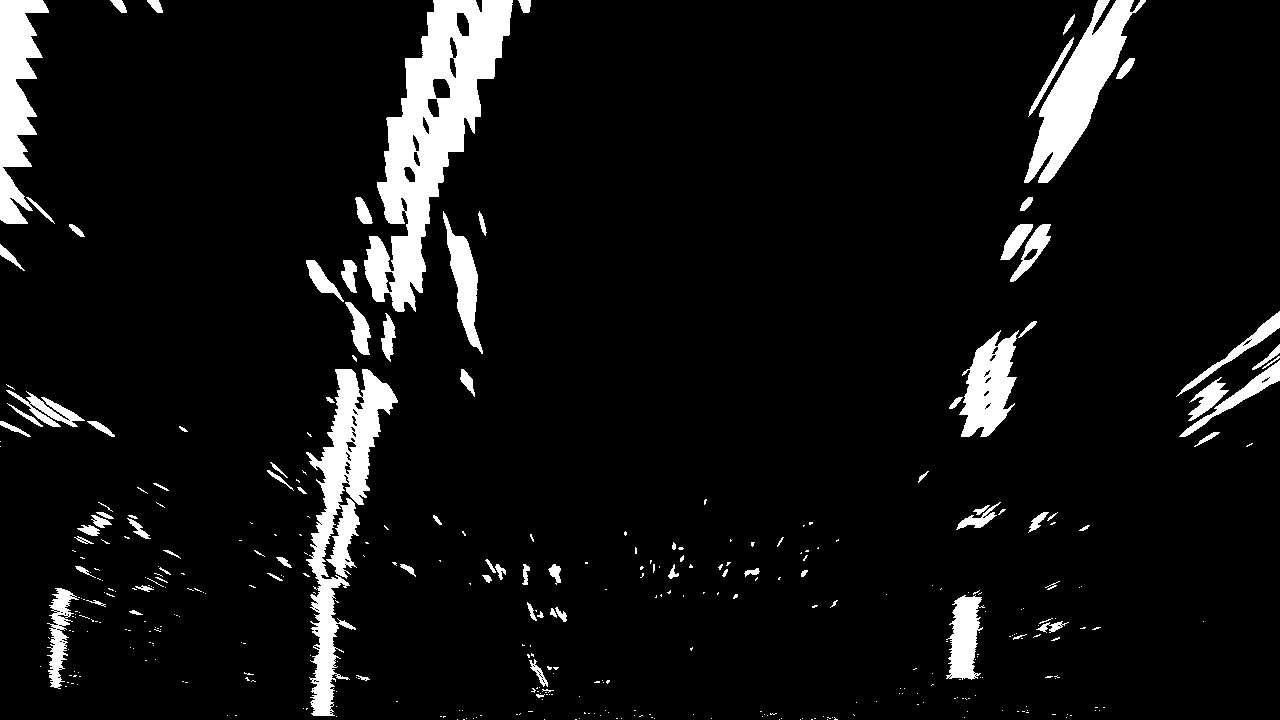
#> input picture ex04_advanced_computer_vision/warped_example.jpg, 1280 x 720 px
$ jupyter execute --allow-errors Advanced_Computer_Vision.ipynb   (older library calls are emulated)
#> lines starting #> are read from the running program, lines starting #| are printed output that depends on the picture; after the words box and inside, x2 and y2 are one past the last pixel; in counts of white or black regions, pixels touching at a corner belong together
### Project Steps

#### Steps we’ve covered so far:

1. Camera calibration
2. Distortion correction
3. Color/gradient threshold
4. Perspective transform

#### After doing these steps, you’ll be given two additional steps for the project:

5. Detect lane lines
6. Determine the lane curvature

### 1.Processing Each Image

In the project at the end of this module, the first thing you'll do is to compute the camera calibration matrix and distortion coefficients. You `only need to compute these once, and then you'll apply them to undistort each new frame`. Next, you'll apply thresholds to create a binary image and then apply a perspective transform.

#### Thresholding
You'll want to try out various combinations of color and gradient thresholds to generate a binary image where the lane lines are clearly visible. There's more than one way to achieve a good result, but for example, given the image above, the output you're going for should look something like this:

#### Perspective Transform
Next, you want to identify `four source points` for your perspective transform. In this case, you can assume the road is a flat plane. This isn't strictly true, but it can serve as an approximation for this project. You would like to pick four points in a trapezoidal shape (similar to region masking) that would represent a rectangle when looking down on the road from above.

The easiest way to do this is to investigate an image where the lane lines are straight, and find four points lying along the lines that, after perspective transform, make the lines look straight and vertical from a bird's eye view perspective.

#### Here's an example of the result you are going for with straight lane lines:

#### Now for curved lines
Those same four source points will now work to transform any image (again, under the assumption that the road is flat and the camera perspective hasn't changed). When applying the transform to new images, the test of whether or not you got the transform correct, is that the lane lines should appear parallel in the warped images, whether they are straight or curved.

Here's an example of applying a perspective transform to your thresholded binary image, using the same source and destination points as above, showing that the curved lines are (more or less) parallel in the transformed image:

### 2.Finding the Lines: Histogram Peaks

#### Locate the Lane Lines

You now have a thresholded warped image and you're ready to map out the lane lines! There are many ways you could go about this, but here's one example of how you might do it:

#### Line Finding Method: Peaks in a Histogram

After applying calibration, thresholding, and a perspective transform to a road image, you should have a binary image where the lane lines stand out clearly. However, you still need to decide explicitly which pixels are part of the lines and which belong to the left line and which belong to the right line.

Plotting a histogram of where the binary activations occur across the image is one potential solution for this. In the quiz below, let's take a couple quick steps to create our histogram!

#### axis = 0表示对最外层[]里的最大单位块做块与块之间的运算,同时移除最外层[]
#### axis= 1表示对第二外层[]里的最大单位块做块与块之间的运算,同时移除第二外层[]
histogram = np.sum(bottom_half, axis=0)

[cell 1]
import numpy as np
import matplotlib.image as mpimg
import matplotlib.pyplot as plt
from IPython.display import HTML

[cell 2]
# Load our image
# `mpimg.imread` will load .jpg as 0-255, so normalize back to 0-1
img = mpimg.imread('warped_example.jpg')/255

def hist(img):
    # TO-DO: Grab only the bottom half of the image
    # Lane lines are likely to be mostly vertical nearest to the car
#     bottom_half = img[img.shape[0]//2:]
    bottom_half = img[img.shape[0]//2:,:]
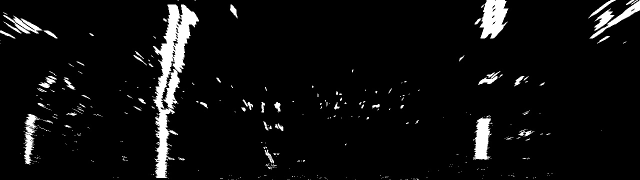
#> bottom_half: shape (360, 1280) float64 (shown at 1/2 size); min 0, max 1, mean 0.0563
#     print(bottom_half.shape)
#     print(type(img))
    # TO-DO: Sum across image pixels vertically - make sure to set `axis`
    # i.e. the highest areas of vertical lines should be larger values
    histogram = np.sum(bottom_half, axis=0)
#> histogram = 1280 values, max 244.9 at index 327, min 0 at index 208, mean 20.28
    print(histogram.shape)
#| (1280,)
    return histogram

# Create histogram of image binary activations
histogram = hist(img)

print(histogram)
#> (printed output is left out)
# Visualize the resulting histogram
plt.plot(histogram)
#> (this line was passed over: IPython is not available in this run)

#### Sliding Window
With this histogram we are adding up the pixel values along each column in the image. In our thresholded binary image, pixels are either 0 or 1, so the two most prominent peaks in this histogram will be good indicators of the x-position of the base of the lane lines. We can use that as a starting point for where to search for the lines. From that point, we can use a sliding window, placed around the line centers, to find and follow the lines up to the top of the frame.

[cell 3]
HTML("""
<video width="960" height="540" controls>
  <source src="{0}">
</video>
""".format("./video/sliding_window.mp4"))

### 3.Finding the Lines: Sliding Window

#### Implement Sliding Windows and Fit a Polynomial(adj.多项式的;多词学名的n.多项式;多词学名)

As shown in the previous animation, we can use the two highest peaks from our histogram as a starting point for determining where the lane lines are, and then use sliding windows moving upward in the image (further along the road) to determine where the lane lines go.

#### Split the histogram for the two lines
The first step we'll take is to split the histogram into two sides, one for each lane line.

[cell 4]
import numpy as np
import cv2
import matplotlib.pyplot as plt

# Assuming you have created a warped binary image called "binary_warped"
# Take a histogram of the bottom half of the image
#> (the rest of this cell did not finish here and is left out)

>numpy.argmax(a, axis=None, out=None)
返回沿轴axis最大值的索引。

Note that in the above, we also create out_img to help with visualizing our output later on.

#### Set up windows and window hyperparameters
Our next step is to set a few hyperparameters related to our sliding windows, and set them up to iterate across the binary activations in the image. We have some base hyperparameters below, but don't forget to try out different values in your own implementation to see what works best!

[cell 5]
# HYPERPARAMETERS
# Choose the number of sliding windows
nwindows = 9
# Set the width of the windows +/- margin
margin = 100
# Set minimum number of pixels found to recenter window
minpix = 50

# Set height of windows - based on nwindows above and image shape
#> (the rest of this cell did not finish here and is left out)

[cell 6]
a = np.array([[0,0,3],[0,1,0],[0,0,9]])
[0, 1, 2]

b1 = np.nonzero(a)
print(b1)
print("================")
a = np.array([[0,0,3],[0,0,0],[0,0,9],[0,6,0],[8,6,0]])
b2 = np.nonzero(a)
print(b2)
# [0, 2, 3, 4, 4]
# [2, 2, 1, 0, 1]
c = np.dstack((b2[0], b2[1]))
print(c.shape)
print(c)
c = c.reshape(c.shape[1], c.shape[2])
print("========c.reshpaed:")
print(c)
print("========np.squeeze()")
c = np.squeeze(c)
print(c)
print(c.shape)
print("================")
a1 = np.array([1,2,3])
c1 = np.dstack((a1, a1))
print(c1)

[cell 7]
[0, 2, 3, 4, 4]
[2, 2, 1, 0, 1]
a = np.array([[0, 2, 3, 4, 4],
              [1, 1, 3, 4, 4],
              [4, 1, 3, 4, 4],
              [2, 2, 1, 0, 1],
              [3, 3, 1, 0, 1]])

# print(a)
index = np.where((a[:,0]>0)&(a[:,0]<4)&(a[:,1]>2))
b = a[index]
print("========")
print(index)
print(b)

**Iterate through `nwindows` to track curvature**
Now that we've set up what the windows look like and have a starting point, we'll want to loop for `nwindows`, with the given window sliding left or right if it finds the mean position of activated pixels within the window to have shifted.

You'll implement this part in the quiz below, but here's a few steps to get you started:

1. Loop through each window in nwindows
2. Find the boundaries of our current window. This is based on a combination of the current window's starting point (leftx_current and rightx_current), as well as the margin you set in the hyperparameters.
3. Use `cv2.rectangle` to draw these window boundaries onto our visualization image out_img. This is required for the quiz, but you can skip this step in practice if you don't need to visualize where the windows are.
4. Now that we know the boundaries of our window, find out which activated pixels from nonzeroy and nonzerox above actually fall into the window.
5. Append these to our lists left_lane_inds and right_lane_inds.
6. If the number of pixels you found in Step 4 are greater than your hyperparameter `minpix`, re-center our window (i.e. `leftx_current` or `rightx_current`) based on the mean position of these pixels.

#### Fit a polynomial
Now that we have found all our pixels belonging to each line through the sliding window method, it's time to fit a polynomial to the line. First, we have a couple small steps to ready our pixels.

#> (a cell that did not finish here is left out)

>numpy.concatenate((a1,a2,...), axis=0)函数。能够一次完成多个数组的拼接。

We'll let you implement the function for the polynomial in the quiz below using `np.polyfit`.
> `np.polyfit`最小二乘法多项式拟合曲线

#> (a cell that did not finish here is left out)

>numpy.linspace(start, stop, num=50, endpoint=True, retstep=False, dtype=None)
在指定的间隔内返回均匀间隔的数字。返回num均匀分布的样本，在[start, stop]。

Take note of how we fit the lines above - while normally you calculate a y-value for a given x, here we do the opposite. Why? Because we expect our lane lines to be (mostly) vertically-oriented.

#### Visualization
Once you reach this point, you're done! But here is how you can visualize the result as well:

#> (a cell that did not finish here is left out)

#### Quiz
In the below quiz, implement the following (see TO-DO's):

* Steps 2, 4 and 6 from above within the `for` loop in `find_lane_pixels()` - find the window boundaries, find all pixels within those boundaries, and if there are more than `minpix`, slide the window over to the mean of these pixels.
* Fit a polynomial to all the relevant pixels you've found in your sliding windows in `fit_polynomial()`.

[cell 11]
left_lane_inds_global = []
right_lane_inds_global = []

[cell 12]
import numpy as np
import matplotlib.image as mpimg
import matplotlib.pyplot as plt
import cv2

# Load our image
binary_warped = mpimg.imread('warped_example.jpg')
#> binary_warped is the input picture: shape (720, 1280); min 0, max 255, mean 18.5
# binary_warped = mpimg.imread('warped_test5.png')
# binary_warped = cv2.cvtColor(binary_warped,cv2.COLOR_RGB2GRAY)
def find_lane_pixels(binary_warped):
    # Take a histogram of the bottom half of the image
    histogram = np.sum(binary_warped[binary_warped.shape[0]//2:,:], axis=0)
#> histogram = 1280 values, max 62445 at index 327, min 0 at index 208, mean 5170.2
    # Create an output image to draw on and visualize the result
    out_img = np.dstack((binary_warped, binary_warped, binary_warped))
    # Find the peak of the left and right halves of the histogram
    # These will be the starting point for the left and right lines
    midpoint = np.int(histogram.shape[0]//2)
    leftx_base = np.argmax(histogram[:midpoint])
#> leftx_base = 327
    rightx_base = np.argmax(histogram[midpoint:]) + midpoint
#> rightx_base = 971

    # HYPERPARAMETERS
    # Choose the number of sliding windows
    nwindows = 9
    # Set the width of the windows +/- margin
    margin = 100
    # Set minimum number of pixels found to recenter window
    minpix = 50

    # Set height of windows - based on nwindows above and image shape
    window_height = np.int(binary_warped.shape[0]//nwindows)
    # Identify the x and y positions of all nonzero pixels in the image
    nonzero = binary_warped.nonzero()
#> nonzero = 89486 positions, rows 0 to 719, columns 0 to 1279
    nonzeroy = np.array(nonzero[0])
    nonzerox = np.array(nonzero[1])
    # Current positions to be updated later for each window in nwindows
    leftx_current = leftx_base
#> leftx_current = 327
    rightx_current = rightx_base
#> rightx_current = 971

# [8 lines of commented-out code are left out]
    left_lane_inds = []
    right_lane_inds = []

    # Step through the windows one by one
    for window in range(nwindows):
        # Identify window boundaries in x and y (and right and left)
        win_y_low = binary_warped.shape[0] - (window+1)*window_height
        win_y_high = binary_warped.shape[0] - window*window_height
        ### TO-DO: Find the four below boundaries of the window ###
        win_xleft_low = leftx_current - margin  # Update this
        win_xleft_high = leftx_current + margin # Update this
        win_xright_low = rightx_current - margin  # Update this
        win_xright_high = rightx_current + margin  # Update this

        # Draw the windows on the visualization image
        cv2.rectangle(out_img,(win_xleft_low,win_y_low),
        (win_xleft_high,win_y_high),(0,255,0), 2)
        cv2.rectangle(out_img,(win_xright_low,win_y_low),
        (win_xright_high,win_y_high),(0,255,0), 2)

        ### TO-DO: Identify the nonzero pixels in x and y within the window ###
#         print("========win_y_low:%d, win_y_high:%d,win_xleft_low:%d, win_xleft_high:%d}"
#               %(win_y_low,win_y_high,win_xleft_low,win_xleft_high))

        good_left_inds = (np.where((nonzeroy >= win_y_low) & (nonzeroy <= win_y_high)\
                          &(nonzerox >= win_xleft_low)&(nonzerox <= win_xleft_high)))[0]

        good_right_inds = (np.where((nonzeroy >= win_y_low) & (nonzeroy <= win_y_high)\
                          &(nonzerox >= win_xright_low)&(nonzerox <= win_xright_high)))[0]

# [18 lines of commented-out code are left out]
        left_lane_inds.append(good_left_inds)
        right_lane_inds.append(good_right_inds)

#         print("========left_lane_inds0:")
#         print(left_lane_inds)
#         print(len(left_lane_inds))

        ### TO-DO: If you found > minpix pixels, recenter next window ###
        ### (`right` or `leftx_current`) on their mean position ###
        if(len(good_left_inds) > minpix ):
            leftx_current = np.int(np.mean(nonzerox[good_left_inds]))
#             print("========leftx_current:{}".format(leftx_current))

        if(len(good_right_inds) > minpix):
            rightx_current = np.int(np.mean(nonzerox[good_right_inds]))
#> this loop made 9 passes
#> (win_xleft_low, win_xleft_high, win_xright_low, win_xright_high, leftx_current, rightx_current) on passes 1 to 8: (227, 427, 871, 1071, 319, 968), (219, 419, 868, 1068, 327, 989), (227, 427, 889, 1089, 329, 1003), (229, 429, 903, 1103, 344, 976), (244, 444, 876, 1076, 366, 992), (266, 466, 892, 1092, 392, 1021), (292, 492, 921, 1121, 411, 1035), (311, 511, 935, 1135, 432, 1063)
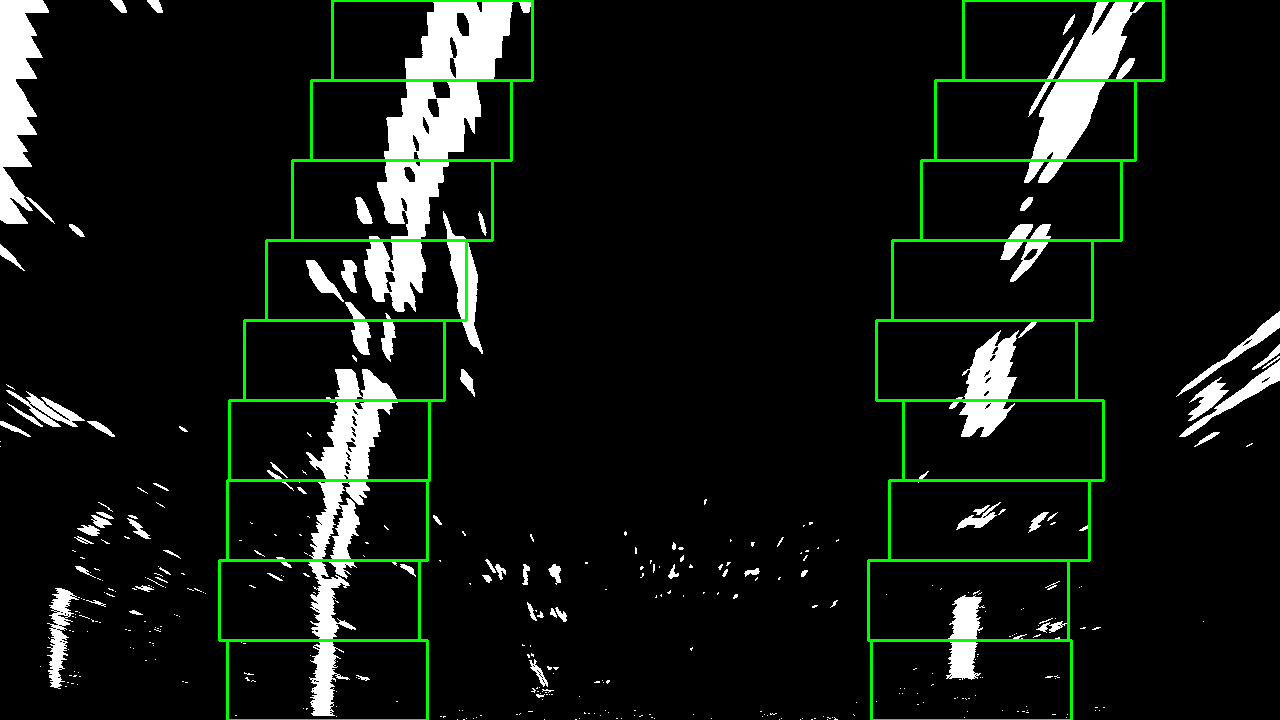
#> out_img: shape (720, 1280, 3); 2.18% of pixels changed, all inside (x1, y1, x2, y2) = (218, 0, 1165, 720); drawn as R, G, B
#> after the loop, left_lane_inds = 9 items; right_lane_inds = 9 items
#             print("========rightx_current:{}".format(rightx_current))

    # Concatenate the arrays of indices (previously was a list of lists of pixels)
    try:
        left_lane_inds = np.concatenate(left_lane_inds)
        right_lane_inds = np.concatenate(right_lane_inds)

        global left_lane_inds_global
        left_lane_inds_global = left_lane_inds

        global right_lane_inds_global
        right_lane_inds_global = right_lane_inds

# [11 lines of commented-out code are left out]

    except ValueError:
        # Avoids an error if the above is not implemented fully
        print("========Error")

    # Extract left and right line pixel positions
    leftx = nonzerox[left_lane_inds]
    lefty = nonzeroy[left_lane_inds]
    rightx = nonzerox[right_lane_inds]
    righty = nonzeroy[right_lane_inds]

    return leftx, lefty, rightx, righty, out_img


def fit_polynomial(binary_warped):
    # Find our lane pixels first
    leftx, lefty, rightx, righty, out_img = find_lane_pixels(binary_warped)

    ### TO-DO: Fit a second order polynomial to each using `np.polyfit` ###
    #second order polynomial work
    left_fit = np.polyfit(lefty,leftx, 2)
#> left_fit = [0.000218, -0.387, 478]
    right_fit = np.polyfit(righty,rightx, 2)
#> right_fit = [0.000422, -0.481, 1115.3]
    # [20 lines of commented-out code are left out]
    ploty = np.linspace(0, binary_warped.shape[0]-1, binary_warped.shape[0] )
#     print("========ploty:")
#     print(ploty)
    try:
        left_fitx = left_fit[0]*ploty**2 + left_fit[1]*ploty + left_fit[2]
#> left_fitx = 720 values, max 478 at index 0, min 312 at index 719, mean 376.3
        right_fitx = right_fit[0]*ploty**2 + right_fit[1]*ploty + right_fit[2]
#> right_fitx = 720 values, max 1115.3 at index 0, min 978.4 at index 570, mean 1015.2
        #third order polynomial work
#         left_fitx = left_fit[0]*ploty**3 + left_fit[1]*ploty**2 + left_fit[2]*ploty + left_fit[3]
#         right_fitx = right_fit[0]*ploty**3 + right_fit[1]*ploty**2 + right_fit[2]*ploty + right_fit[3]
    except TypeError:
        # Avoids an error if `left` and `right_fit` are still none or incorrect
        print('The function failed to fit a line!')
        print("========Error")
        left_fitx = 1*ploty**2 + 1*ploty
        right_fitx = 1*ploty**2 + 1*ploty

    ## Visualization ##
    # Colors in the left and right lane regions
    out_img[lefty, leftx] = [255, 0, 0]
    out_img[righty, rightx] = [0, 0, 255]
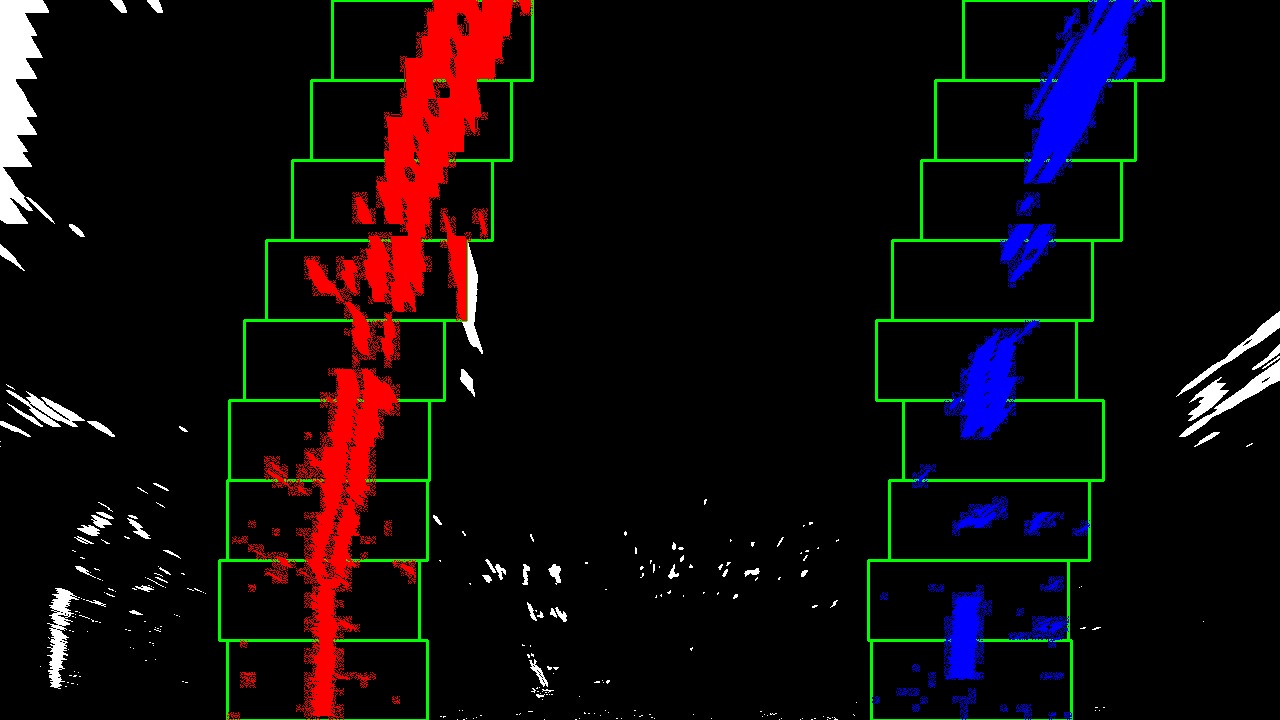
#> out_img: shape (720, 1280, 3); mean of channels 0, 1, 2 15.8, 9.4, 10.6; drawn as R, G, B

    plt.imshow(out_img)
#> (this line was passed over: IPython is not available in this run)

    # Plots the left and right polynomials on the lane lines
    plt.plot(left_fitx, ploty, color='yellow')
#> (this line was passed over: IPython is not available in this run)
    plt.plot(right_fitx, ploty, color='yellow')
#> (this line was passed over: IPython is not available in this run)

# [6 lines of commented-out code are left out]

    return out_img

# print(binary_warped.shape)
# plt.imshow(binary_warped)

out_img = fit_polynomial(binary_warped)

# mpimg.imsave("out_img.png", out_img)

# plt.imshow(out_img)
plt.savefig('warped_example_output.png',dpi=400,bbox_inches='tight')
#> (this line was passed over: IPython is not available in this run)

Result:

[cell 13]
a = np.array([[1,4,7,8,6, 2, 5],
              [5,6,4,8,1,5,6],
              [5,6,4,8,1,5,6]])
# [9 lines of commented-out code are left out]

[cell 14]
a = np.array([[1, 2, 3, 4, 5],
              [1, 2, 3, 4, 5],
              [1, 2, 3, 4, 5]])
# [11 lines of commented-out code are left out]

[cell 15]
#多项式拟合(从给定的x,y中解析出最接近数据的方程式)
#要拟合的x,y数据
x = np.arange(1, 17, 1)
y = np.array([4.00, 6.40, 8.00, 8.80, 9.22, 9.50, 9.70, 9.86, 10.00, 10.20, 10.32, 10.42, 10.50, 10.55, 10.58, 10.60])
z1 = np.polyfit(x, y, 4)#3为多项式最高次幂，结果为多项式的各个系数
#最高次幂3，得到4个系数,从高次到低次排列
#最高次幂取几要视情况而定
p1 = np.poly1d(z1)#将系数代入方程，得到函式p1
print("多项式系数:")
print(z1)#多项式系数
print("多项式方程:")
print(p1)#多项式方程
print("调用，输入x值，得到y:")
print(p1(18))#调用，输入x值，得到y
x1=np.linspace(x.min(),x.max(),100)#x给定数据太少，方程曲线不光滑，多取x值得到光滑曲线
pp1=p1(x1)#x1代入多项式，得到pp1,代入matplotlib中画多项式曲线
plt.rcParams['font.sans-serif']=['SimHei']#显示中文
plt.scatter(x,y,color='g',label='散点图')#x，y散点图
#> (this line was passed over: IPython is not available in this run)
plt.plot(x,y,color='r',label='连线图')#x,y线形图
#> (this line was passed over: IPython is not available in this run)
